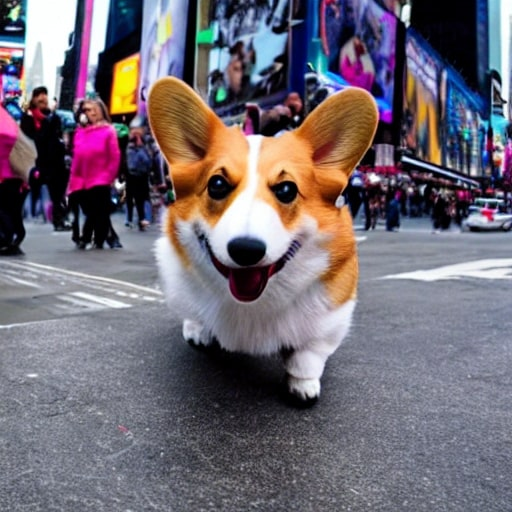
#> input picture 00035.jpg, 512 x 512 px
$ python cloud.py
#> lines starting #> are read from the running program, lines starting #| are printed output that depends on the picture
import socket
import random
from PIL import Image
import numpy as np
from math import sqrt
import struct
import io
# import cv2

# 공유하고 있는 이미지 키 정보
image = Image.open('00035.jpg')
#> image is the input picture: PIL image 512x512 RGB; mean R, G, B 113.5, 106.1, 116.2
img_fft = np.fft.fft2(image, axes=(0,1))
img_abs, img_pha = np.abs(img_fft), np.angle(img_fft)
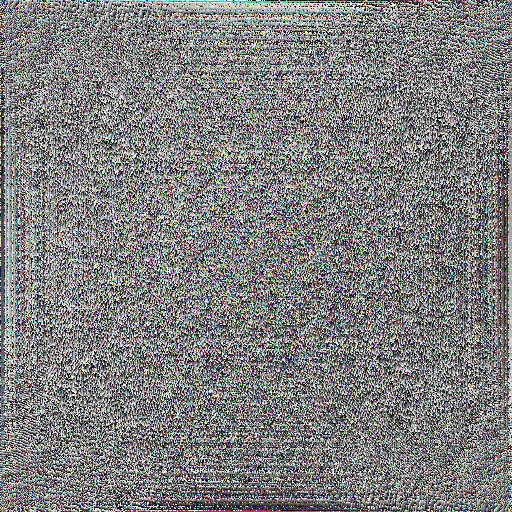
#> img_pha: shape (512, 512, 3) float64; mean of channels 0, 1, 2 2.4e-05, 2.4e-05, 2.4e-05; drawn with min black and max white

h, w = image.size
#> h = 512; w = 512
h_crop = int(h * sqrt(1.0))
#> h_crop = 512
w_crop = int(w * sqrt(1.0))
#> w_crop = 512
h_start = h // 2 - h_crop // 2
#> h_start = 0
w_start = w // 2 - w_crop // 2
#> w_start = 0

def recvall(sock, count):
    buf = b''
    while count:
        newbuf = sock.recv(count)
        if not newbuf: return None
        buf += newbuf
        count -= len(newbuf)
    return buf


# 서버 정보
HOST = '127.0.0.1'  # 서버의 IP 주소
PORT = int(input(print('PORT번호를 입력하세요 : ')))
#> the answer given: 3

# 소켓 생성, 바인딩, 연결
#> (the run stopped early here; a loop or call above may not have finished)

$ run again, with sending_img.jpg copied over 00035.jpg
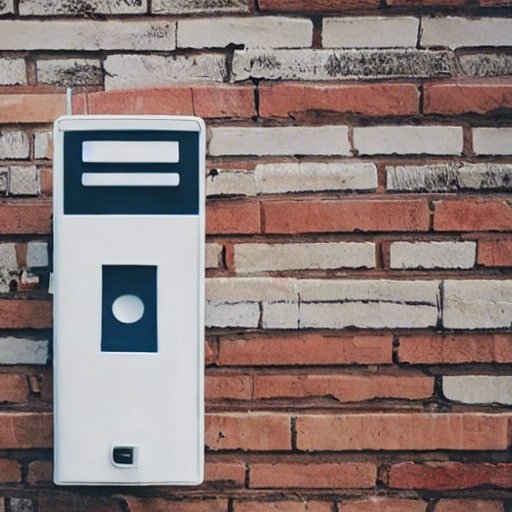
#> input picture sending_img.jpg, 512 x 512 px
#> image is the input picture: PIL image 512x512 RGB; mean R, G, B 139.6, 122.8, 120.2
#> `img_abs, img_pha = np.abs(img_fft), np.angle(img_fft)`:
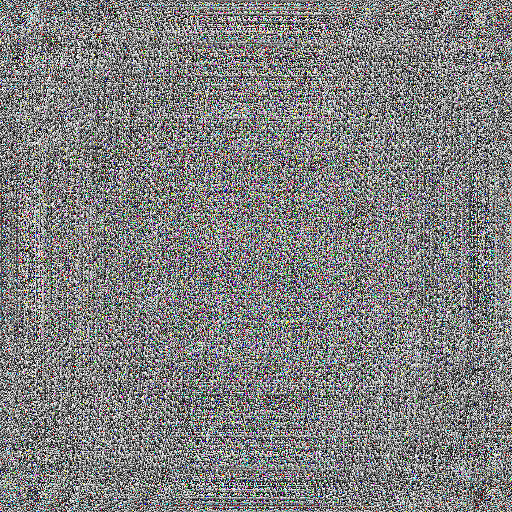
#> img_pha: shape (512, 512, 3) float64; mean of channels 0, 1, 2 2.4e-05, 3.6e-05, 2.4e-05; drawn with min black and max white
